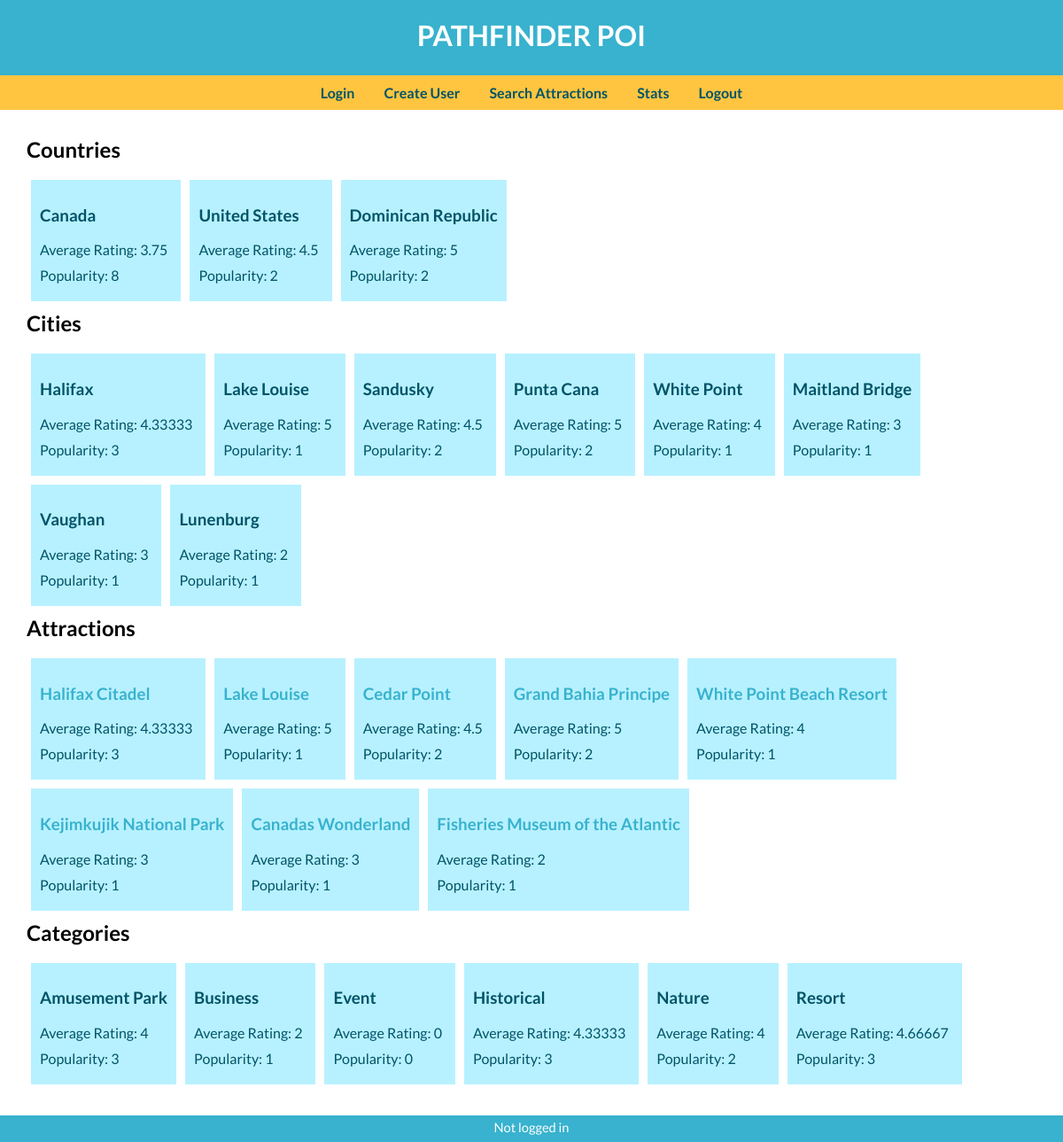
The app's page /stats.php with its own data.
### tables this page shows
CREATE TABLE `countries` (
  `countryID` int(11) NOT NULL AUTO_INCREMENT,
  `countryName` char(30) DEFAULT NULL,
  `continent` char(20) DEFAULT NULL,
  `avgRating` float DEFAULT NULL,
  `popularity` int(11) DEFAULT NULL,
  PRIMARY KEY (`countryID`)
);

CREATE TABLE `cities` (
  `cityID` int(11) NOT NULL AUTO_INCREMENT,
  `cityName` char(30) DEFAULT NULL,
  `state` char(30) DEFAULT NULL,
  `countryID` int(11) DEFAULT NULL,
  `avgRating` float DEFAULT NULL,
  `popularity` int(11) DEFAULT NULL,
  PRIMARY KEY (`cityID`),
  KEY `cities_ibfk_1` (`countryID`),
  CONSTRAINT `cities_ibfk_1` FOREIGN KEY (`countryID`) REFERENCES `countries` (`countryID`) ON DELETE CASCADE ON UPDATE CASCADE
);

CREATE TABLE `attractions` (
  `attractionID` int(11) NOT NULL AUTO_INCREMENT,
  `name` char(50) DEFAULT NULL,
  `category` char(30) DEFAULT NULL,
  `address` char(50) DEFAULT NULL,
  `city` int(11) DEFAULT NULL,
  `state` char(30) DEFAULT NULL,
  `country` int(11) DEFAULT NULL,
  `price` decimal(5,2) DEFAULT NULL,
  `avgRating` float DEFAULT NULL,
  `popularity` int(11) DEFAULT NULL,
  `geolatitude` decimal(10,7) DEFAULT NULL,
  `geoLongitude` decimal(10,7) DEFAULT NULL,
  PRIMARY KEY (`attractionID`),
  KEY `country` (`country`),
  KEY `attractions_ibfk_3_idx` (`category`),
  KEY `attractions_ibfk_1` (`city`),
  CONSTRAINT `attractions_ibfk_1` FOREIGN KEY (`city`) REFERENCES `cities` (`cityID`) ON DELETE CASCADE ON UPDATE CASCADE,
  CONSTRAINT `attractions_ibfk_2` FOREIGN KEY (`country`) REFERENCES `countries` (`countryID`),
  CONSTRAINT `attractions_ibfk_3` FOREIGN KEY (`category`) REFERENCES `categories` (`category`) ON DELETE NO ACTION ON UPDATE NO ACTION
);

CREATE TABLE `categories` (
  `category` char(30) NOT NULL DEFAULT '',
  `avgRating` float DEFAULT NULL,
  `popularity` int(11) DEFAULT NULL,
  PRIMARY KEY (`category`)
);

### stats.php (the view, shortened to what this page needs)
<?php include 'header.php';?>
		<?php
			$conn = mysqli_connect("localhost", "root", "root", "PathfinderPOI", "8889", "");
			echo '<div>';
			echo '<h2 class="h2stat">Countries</h2>';
			$keyQuery = "SELECT * FROM countries";
			$keyResult = mysqli_query($conn, $keyQuery);
			if (mysqli_num_rows($keyResult) > 0) {
				while($row = mysqli_fetch_array($keyResult)) {
					$attName = $row['countryName'];
					$avgRating = $row['avgRating'];
					$popularity = $row['popularity'];
					echo '<div class="stat">';
					echo '<h3 id="attName">'.$attName.'</h3>';
					echo '<p id="avgRating">Average Rating: '.$avgRating.'</p>';
					echo '<p id="popularity">Popularity: '.$popularity.'</p>';
					echo '</div>';
				}
			}
			echo '<h2 class="h2stat">Cities</h2>';
			$keyQuery = "SELECT * FROM cities";
			$keyResult = mysqli_query($conn, $keyQuery);
			if (mysqli_num_rows($keyResult) > 0) {
				while($row = mysqli_fetch_array($keyResult)) {
					$attName = $row['cityName'];
					$avgRating = $row['avgRating'];
					$popularity = $row['popularity'];
					echo '<div class="stat">';
					echo '<h3 id="attName">'.$attName.'</h3>';
					echo '<p id="avgRating">Average Rating: '.$avgRating.'</p>';
					echo '<p id="popularity">Popularity: '.$popularity.'</p>';
					echo '</div>';
				}
			}
			echo '<h2 class="h2stat">Attractions</h2>';
			$keyQuery = "SELECT * FROM attractions";
			$keyResult = mysqli_query($conn, $keyQuery);
			if (mysqli_num_rows($keyResult) > 0) {
				while($row = mysqli_fetch_array($keyResult)) {
					$id = $row['attractionID'];
					$attName = $row['name'];
					$avgRating = $row['avgRating'];
					$popularity = $row['popularity'];
					echo '<div class="stat">';
					echo '<h3 id="attName"><a href="attraction.php?attr='.$id.'">'.$attName.'</a></h3>';
					echo '<p id="avgRating">Average Rating: '.$avgRating.'</p>';
					echo '<p id="popularity">Popularity: '.$popularity.'</p>';
					echo '</div>';
				}
			}
			echo '<h2 class="h2stat">Categories</h2>';
			$keyQuery = "SELECT * FROM categories";
			$keyResult = mysqli_query($conn, $keyQuery);
			if (mysqli_num_rows($keyResult) > 0) {
				while($row = mysqli_fetch_array($keyResult)) {
					$attName = $row['category'];
					$avgRating = $row['avgRating'];
					$popularity = $row['popularity'];
					echo '<div class="stat">';
					echo '<h3 id="attName">'.$attName.'</h3>';
					echo '<p id="avgRating">Average Rating: '.$avgRating.'</p>';
					echo '<p id="popularity">Popularity: '.$popularity.'</p>';
					echo '</div>';
				}
			}
		?>
		<br />
		<br />
		<br />
		<br />
		<br />
		<br />
		<br />
		<br />
<?php include 'footer.php';?>

### style.css (style rules this page uses)
html, body { font-family: 'Lato', sans-serif; margin: 0; padding: 0; height:100%; }
a { text-decoration: none; font-weight: 700; color: #38B2CE; }
p { margin: 0 5px 10px 0; }
.stat { float: left; background-color: #B7F1FF; color: #015367; padding: 10px 10px 10px 10px; margin: 0 5px 10px 5px; }
.h2stat { clear: both; }

### records on screen
countries: countryName "Canada", avgRating "3.75", popularity "8"
countries: countryName "United States", avgRating "4.5", popularity "2"
countries: countryName "Dominican Republic", avgRating "5", popularity "2"
cities: cityName "Halifax", avgRating "4.33333", popularity "3"
cities: cityName "Lake Louise", avgRating "5", popularity "1"
cities: cityName "Sandusky", avgRating "4.5", popularity "2"
cities: cityName "Punta Cana", avgRating "5", popularity "2"
cities: cityName "White Point", avgRating "4", popularity "1"
cities: cityName "Maitland Bridge", avgRating "3", popularity "1"
cities: cityName "Vaughan", avgRating "3", popularity "1"
cities: cityName "Lunenburg", avgRating "2", popularity "1"
attractions: name "Halifax Citadel", avgRating "4.33333", popularity "3"
attractions: name "Lake Louise", avgRating "5", popularity "1"
attractions: name "Cedar Point", avgRating "4.5", popularity "2"
attractions: name "Grand Bahia Principe", avgRating "5", popularity "2"
attractions: name "White Point Beach Resort", avgRating "4", popularity "1"
attractions: name "Kejimkujik National Park", avgRating "3", popularity "1"
attractions: name "Canadas Wonderland", avgRating "3", popularity "1"
attractions: name "Fisheries Museum of the Atlantic", avgRating "2", popularity "1"
categories: category "Amusement Park", avgRating "4", popularity "3"
categories: category "Business", avgRating "2", popularity "1"
categories: category "Event", avgRating "0", popularity "0"
categories: category "Historical", avgRating "4.33333", popularity "3"
categories: category "Nature", avgRating "4", popularity "2"
categories: category "Resort", avgRating "4.66667", popularity "3"
